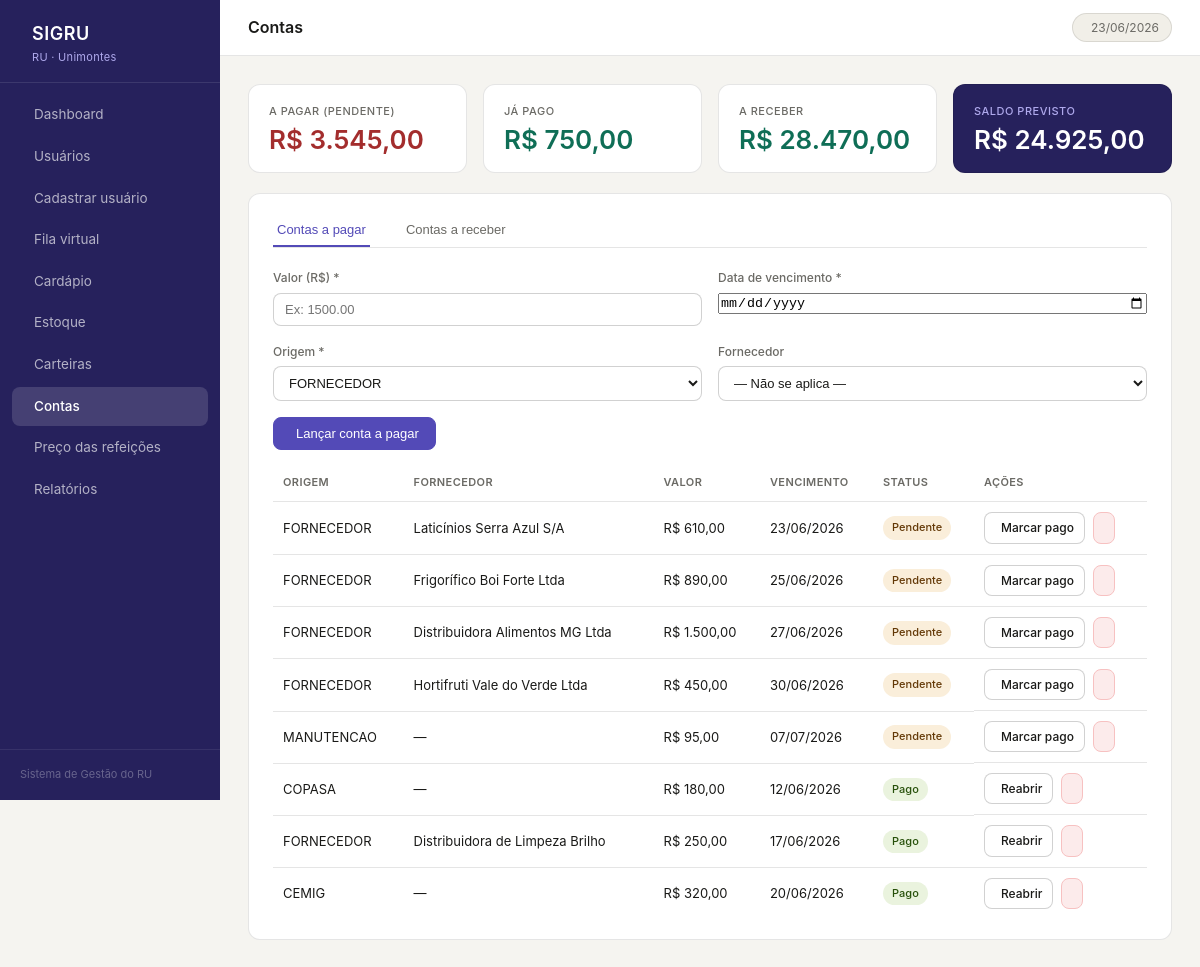
The app's page /contas.php with its own data.
### tables this page shows
CREATE TABLE conta_pagar (
    id_conta_pagar  INT(6) UNSIGNED AUTO_INCREMENT,
    valor           DECIMAL(10,2) NOT NULL,
    data_vencimento DATETIME NOT NULL,
    status          VARCHAR(20) NOT NULL,
    origem          VARCHAR(20) NOT NULL,
    cnpj_fornecedor VARCHAR(14) NULL,
    PRIMARY KEY (id_conta_pagar),
    CONSTRAINT fk_contapagar_fornecedor FOREIGN KEY (cnpj_fornecedor)
        REFERENCES fornecedores (cnpj)
);

CREATE TABLE fornecedores (
    cnpj          VARCHAR(14) NOT NULL,
    razao_social  VARCHAR(100) NOT NULL,
    telefone      VARCHAR(15) NULL,
    id_bairro     INT(6) UNSIGNED NOT NULL,
    endereco      VARCHAR(100) NOT NULL,
    PRIMARY KEY (cnpj),
    CONSTRAINT fk_fornecedores_bairro FOREIGN KEY (id_bairro)
        REFERENCES bairro (id_bairro)
);

### contas.php (the view, shortened to what this page needs)
<?php
require_once 'includes/header.php';
$conn = getConnection();
$contas_pagar = $conn->query("
    SELECT cp.id_conta_pagar, cp.valor, cp.data_vencimento, cp.status, cp.origem,
           f.razao_social
    FROM conta_pagar cp
    LEFT JOIN fornecedores f ON f.cnpj = cp.cnpj_fornecedor
    ORDER BY FIELD(cp.status,'PENDENTE','PAGO'), cp.data_vencimento
");
$total_pendente = $conn->query("SELECT COALESCE(SUM(valor),0) AS v FROM conta_pagar WHERE status='PENDENTE'")->fetch_assoc()['v'];
$total_pago     = $conn->query("SELECT COALESCE(SUM(valor),0) AS v FROM conta_pagar WHERE status='PAGO'")->fetch_assoc()['v'];
$total_receber  = $conn->query("SELECT COALESCE(SUM(valor),0) AS v FROM conta_receber")->fetch_assoc()['v'];
$saldo_previsto = $total_receber - $total_pendente;
?>
<div class="metric-grid">
    <div class="metric-card">
        <div class="metric-label">A pagar (pendente)</div>
        <div class="metric-value" style="color:var(--red-600)">R$ <?= number_format($total_pendente, 2, ',', '.') ?></div>
    </div>
    <div class="metric-card">
        <div class="metric-label">Já pago</div>
        <div class="metric-value" style="color:var(--teal-600)">R$ <?= number_format($total_pago, 2, ',', '.') ?></div>
    </div>
    <div class="metric-card">
        <div class="metric-label">A receber</div>
        <div class="metric-value" style="color:var(--teal-600)">R$ <?= number_format($total_receber, 2, ',', '.') ?></div>
    </div>
    <div class="metric-card accent">
        <div class="metric-label">Saldo previsto</div>
        <div class="metric-value">R$ <?= number_format($saldo_previsto, 2, ',', '.') ?></div>
    </div>
</div>
<div class="card">
    <div class="flex gap-2" style="margin-bottom:1.25rem;border-bottom:1px solid var(--border);padding-bottom:0">
        <button type="button" class="tab-btn active" data-tab="tab-pagar"
                style="padding:8px 4px;margin-right:1.5rem;border:none;background:none;cursor:pointer;
                       font-size:13px;font-weight:500;color:var(--purple-600);
                       border-bottom:2px solid var(--purple-600)">
            <i class="ti ti-file-invoice"></i> Contas a pagar
        </button>
        <button type="button" class="tab-btn" data-tab="tab-receber"
                style="padding:8px 4px;border:none;background:none;cursor:pointer;
                       font-size:13px;font-weight:500;color:var(--text-muted);border-bottom:2px solid transparent">
            <i class="ti ti-cash"></i> Contas a receber
        </button>
    </div>
    <div id="tab-pagar" class="tab-content">
        <form method="POST" style="margin-bottom:1.5rem">
            <div class="form-grid">
                <div class="form-group">
                    <label>Valor (R$) *</label>
                    <input type="number" name="valor" min="0.01" step="0.01" placeholder="Ex: 1500.00">
                </div>
                <div class="form-group">
                    <label>Data de vencimento *</label>
                    <input type="date" name="data_vencimento">
                </div>
                <div class="form-group">
                    <label>Origem *</label>
                    <select name="origem" id="origem_pagar">
                        <option value="FORNECEDOR">FORNECEDOR</option>
                    </select>
                </div>
                <div class="form-group" id="campo-fornecedor-pagar">
                    <label>Fornecedor</label>
                    <select name="cnpj_fornecedor">
                        <option value="">— Não se aplica —</option>
                    </select>
                </div>
            </div>
            <div style="margin-top:1rem">
                <button type="submit" class="btn btn-primary">
                    <i class="ti ti-device-floppy"></i> Lançar conta a pagar
                </button>
            </div>
        </form>
        <div class="table-wrap">
            <table>
                <thead>
                    <tr><th>Origem</th><th>Fornecedor</th><th>Valor</th><th>Vencimento</th><th>Status</th><th>Ações</th></tr>
                </thead>
                <tbody>
                    <?php while ($c = $contas_pagar->fetch_assoc()):
                        $pago = $c['status'] === 'PAGO';
                        $vencida = !$pago && strtotime($c['data_vencimento']) < strtotime(date('Y-m-d'));
                    ?>
                    <tr>
                        <td><?= htmlspecialchars($c['origem']) ?></td>
                        <td><?= htmlspecialchars($c['razao_social'] ?? '—') ?></td>
                        <td>R$ <?= number_format($c['valor'], 2, ',', '.') ?></td>
                        <td><?= date('d/m/Y', strtotime($c['data_vencimento'])) ?></td>
                        <td>
                            <?php if ($pago): ?>
                                <span class="pill pill-green">Pago</span>
                            <?php elseif ($vencida): ?>
                                <span class="pill pill-red">Vencida</span>
                            <?php else: ?>
                                <span class="pill pill-amber">Pendente</span>
                            <?php endif; ?>
                        </td>
                        <td class="flex gap-2">
                            <?php if (!$pago): ?>
                                <a href="contas.php?pagar=<?= $c['id_conta_pagar'] ?>" class="btn btn-secondary btn-sm">
                                    <i class="ti ti-check"></i> Marcar pago
                                </a>
                            <?php else: ?>
                                <a href="contas.php?reabrir=<?= $c['id_conta_pagar'] ?>" class="btn btn-secondary btn-sm">
                                    <i class="ti ti-rotate"></i> Reabrir
                                </a>
                            <?php endif; ?>
                            <a href="contas.php?excluir_pagar=<?= $c['id_conta_pagar'] ?>"
                               class="btn btn-danger btn-sm" onclick="return confirm('Excluir esta conta?')">
                            </a>
                        </td>
                    </tr>
                    <?php endwhile; ?>
                </tbody>
            </table>
        </div>
    </div>
</div>
<?php
require_once 'includes/footer.php';
?>

### assets/css/style.css (style rules this page uses)
*, *::before, *::after { box-sizing: border-box; margin: 0; padding: 0; }
:root { --purple-50: #EEEDFE; --purple-200: #AFA9EC; --purple-600: #534AB7; --purple-800: #3C3489; --purple-900: #26215C; --teal-50: #E1F5EE; --teal-600: #0F6E56; --teal-800: #085041; --amber-50: #FAEEDA; --amber-600: #854F0B; --amber-800: #633806; --red-50: #FCEBEB; --red-600: #A32D2D; --green-50: #EAF3DE; --green-800: #27500A; --gray-50: #F1EFE8; --gray-100: #D3D1C7; --gray-400: #888780; --gray-800: #444441; --bg: #F5F4F0; --surface: #FFFFFF; --border: rgba(0,0,0,0.10); --border-md: rgba(0,0,0,0.18); --text: #1A1A18; --text-muted:#6B6A65; --radius-md: 8px; --radius-lg: 12px; --sidebar-w: 220px; }
body { font-family: 'Inter', system-ui, -apple-system, sans-serif; background: var(--bg); color: var(--text); font-size: 14px; line-height: 1.6; }
.card { background: var(--surface); border: 1px solid var(--border); border-radius: var(--radius-lg); padding: 1.25rem 1.5rem; margin-bottom: 1.25rem; }
.metric-grid { display: grid; grid-template-columns: repeat(auto-fit, minmax(150px, 1fr)); gap: 1rem; margin-bottom: 1.25rem; }
.metric-card { background: var(--surface); border: 1px solid var(--border); border-radius: var(--radius-lg); padding: 1.1rem 1.25rem; }
.metric-label { font-size: 11px; font-weight: 500; color: var(--text-muted); text-transform: uppercase; letter-spacing: 0.5px; margin-bottom: 6px; }
.metric-value { font-size: 26px; font-weight: 600; color: var(--text); line-height: 1.1; }
.metric-card.accent { background: var(--purple-900); }
.metric-card.accent .metric-label { color: var(--purple-200); }
.metric-card.accent .metric-value { color: #fff; }
.table-wrap { overflow-x: auto; }
table { width: 100%; border-collapse: collapse; font-size: 13px; }
thead th { text-align: left; font-size: 11px; font-weight: 600; text-transform: uppercase; letter-spacing: 0.4px; color: var(--text-muted); padding: 0 10px 10px; border-bottom: 1px solid var(--border); }
tbody td { padding: 10px; border-bottom: 1px solid var(--border); color: var(--text); vertical-align: middle; }
tbody tr:last-child td { border-bottom: none; }
.pill { display: inline-block; font-size: 11px; font-weight: 500; padding: 3px 9px; border-radius: 999px; }
.pill-green { background: var(--green-50); color: var(--green-800); }
.pill-amber { background: var(--amber-50); color: var(--amber-800); }
.form-grid { display: grid; grid-template-columns: 1fr 1fr; gap: 1rem; }
.form-group { display: flex; flex-direction: column; gap: 5px; }
label { font-size: 12px; font-weight: 500; color: var(--text-muted); }
input[type="text"], input[type="number"], input[type="email"], select, textarea { width: 100%; padding: 8px 11px; border: 1px solid var(--border-md); border-radius: var(--radius-md); font-size: 13px; color: var(--text); background: var(--surface); transition: border-color 0.15s, box-shadow 0.15s; outline: none; }
.btn { display: inline-flex; align-items: center; gap: 6px; padding: 8px 16px; border-radius: var(--radius-md); font-size: 13px; font-weight: 500; cursor: pointer; border: 1px solid transparent; text-decoration: none; transition: opacity 0.15s, background 0.15s; }
.btn-primary { background: var(--purple-600); color: #fff; border-color: var(--purple-600); }
.btn-secondary { background: var(--surface); color: var(--text); border-color: var(--border-md); }
.btn-danger { background: var(--red-50); color: var(--red-600); border-color: #F7C1C1; }
.btn-sm { padding: 5px 10px; font-size: 12px; }
.flex { display: flex; }
.gap-2 { gap: 0.5rem; }

### records on screen
conta_pagar: origem "FORNECEDOR", cnpj_fornecedor.razao_social "Laticínios Serra Azul S/A", valor "610,00", data_vencimento "23/06/2026", status "Pendente"
conta_pagar: origem "FORNECEDOR", cnpj_fornecedor.razao_social "Frigorífico Boi Forte Ltda", valor "890,00", data_vencimento "25/06/2026", status "Pendente"
conta_pagar: origem "FORNECEDOR", cnpj_fornecedor.razao_social "Distribuidora Alimentos MG Ltda", valor "1.500,00", data_vencimento "27/06/2026", status "Pendente"
conta_pagar: origem "FORNECEDOR", cnpj_fornecedor.razao_social "Hortifruti Vale do Verde Ltda", valor "450,00", data_vencimento "30/06/2026", status "Pendente"
conta_pagar: origem "MANUTENCAO", razao_social "—", valor "95,00", data_vencimento "07/07/2026", status "Pendente"
conta_pagar: origem "COPASA", razao_social "—", valor "180,00", data_vencimento "12/06/2026", status "Pago"
conta_pagar: origem "FORNECEDOR", cnpj_fornecedor.razao_social "Distribuidora de Limpeza Brilho", valor "250,00", data_vencimento "17/06/2026", status "Pago"
conta_pagar: origem "CEMIG", razao_social "—", valor "320,00", data_vencimento "20/06/2026", status "Pago"

### other values on screen
$info['label'] "Dashboard"
$info['label'] "Usuários"
$info['label'] "Cadastrar usuário"
$info['label'] "Fila virtual"
$info['label'] "Cardápio"
$info['label'] "Estoque"
$info['label'] "Carteiras"
$info['label'] "Contas"
$info['label'] "Preço das refeições"
$info['label'] "Relatórios"
$page_title "Contas"
$total_pendente "3.545,00"
$total_pago "750,00"
$total_receber "28.470,00"
$saldo_previsto "24.925,00"
